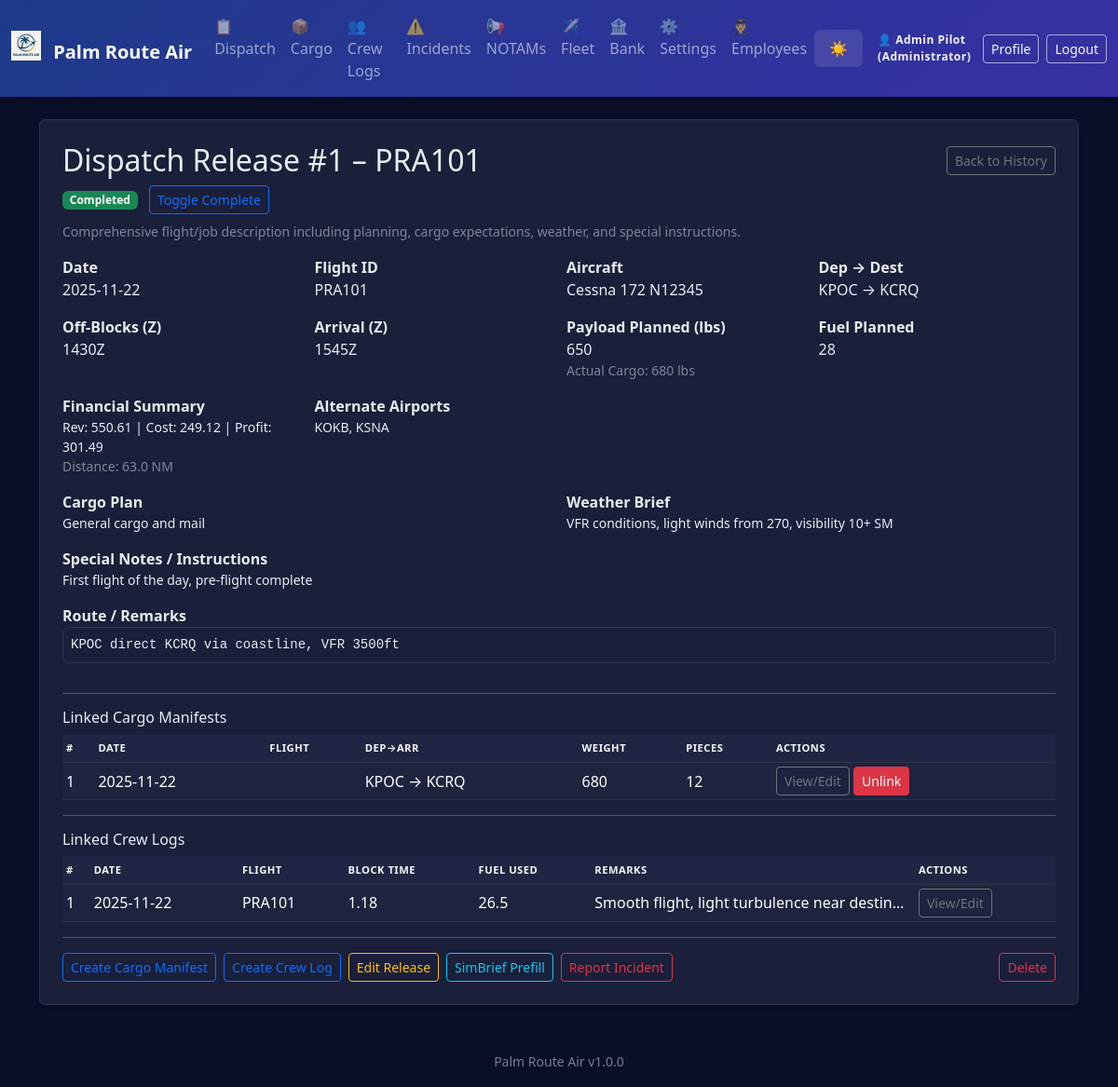
/dispatch/1 (signed in), run on the app's committed database.
### app.py (models this page shows, shortened)
class AppSettings(db.Model):
    id = db.Column(db.Integer, primary_key=True)
    company_name = db.Column(db.String(100), default='Palm Route Air')
    logo_filename = db.Column(db.String(120))  # stored in static/logos/
    difficulty = db.Column(db.String(20), default='Normal')  # Easy, Normal, Hard, Realistic
    realism_fuel_variance = db.Column(db.Float, default=0.05)  # ±5% revenue jitter
    realism_destination_penalty = db.Column(db.Float, default=0.25)  # 25% penalty for missed destination
    currency_symbol = db.Column(db.String(5), default='$')
    distance_unit = db.Column(db.String(10), default='NM')  # NM or KM
    weight_unit = db.Column(db.String(10), default='lbs')  # lbs or kg
    show_workflow_help = db.Column(db.Integer, default=1)  # 1 = show, 0 = hide

class Employee(db.Model):
    id = db.Column(db.Integer, primary_key=True)
    name = db.Column(db.String(100), nullable=False)
    email = db.Column(db.String(120), unique=True)
    role = db.Column(db.String(50), default='Pilot')
    hire_date = db.Column(db.Date, default=datetime.date.today)
    active = db.Column(db.Integer, default=1)
    password_hash = db.Column(db.String(255))

class DispatchRelease(db.Model):
    id = db.Column(db.Integer, primary_key=True)
    date = db.Column(db.String(20))
    flight_id = db.Column(db.String(20))
    aircraft = db.Column(db.String(50))
    fleet_entry_id = db.Column(db.Integer, db.ForeignKey('fleet_entry.id'))
    departure = db.Column(db.String(10))
    destination = db.Column(db.String(10))
    offblocks = db.Column(db.String(10))
    arrival = db.Column(db.String(10))
    route = db.Column(db.Text)
    payload_planned = db.Column(db.String(20))  # Planned payload weight (lbs)
    fuel_planned = db.Column(db.String(20))     # Planned fuel (gal or lbs)
    cargo_plan = db.Column(db.Text)             # Summary of intended cargo items
    alt_airports = db.Column(db.Text)           # Alternate airports list
    weather_brief = db.Column(db.Text)          # Weather summary / risks
    special_notes = db.Column(db.Text)          # Special instructions / hazards
    actual_cargo_weight = db.Column(db.String(20))  # Aggregated from linked manifests
    flight_plan_raw = db.Column(db.Text)        # Raw uploaded flight plan content (SimBrief, etc.)
    flight_plan_source = db.Column(db.String(30))  # Source identifier e.g. 'simbrief'
    briefing_pdf_filename = db.Column(db.String(120))  # Stored PDF briefing filename (in ./briefings)
    completed = db.Column(db.Integer, default=0)  # 0 = planned/in-progress, 1 = completed
    cargo_manifests = db.relationship('CargoManifest', backref='dispatch_release', lazy='dynamic')
    fleet_entry = db.relationship('FleetEntry', lazy='joined')

class CargoManifest(db.Model):
    id = db.Column(db.Integer, primary_key=True)
    date = db.Column(db.String(20))
    departure = db.Column(db.String(10))
    arrival = db.Column(db.String(10))
    total_weight = db.Column(db.String(20))
    pieces = db.Column(db.String(10))
    notes = db.Column(db.Text)
    dispatch_release_id = db.Column(db.Integer, db.ForeignKey('dispatch_release.id'))
    signoffs = db.relationship('CargoManifestSignOff', backref='manifest', lazy='dynamic')

class CrewLog(db.Model):
    id = db.Column(db.Integer, primary_key=True)
    date = db.Column(db.String(20))
    flight_id = db.Column(db.String(20))
    origin = db.Column(db.String(10))
    destination = db.Column(db.String(10))
    aircraft = db.Column(db.String(50))
    block_off = db.Column(db.String(10))
    block_on = db.Column(db.String(10))
    block_time = db.Column(db.String(10))
    cargo_weight = db.Column(db.String(20))
    fuel_used = db.Column(db.String(20))  # actual fuel used (numeric)
    remarks = db.Column(db.Text)
    dispatch_release_id = db.Column(db.Integer, db.ForeignKey('dispatch_release.id'))
    cargo_manifest_id = db.Column(db.Integer, db.ForeignKey('cargo_manifest.id'))
    dispatch_release = db.relationship('DispatchRelease', lazy='joined')
    cargo_manifest = db.relationship('CargoManifest', lazy='joined')
    signoffs = db.relationship('CrewLogSignOff', backref='crew_log', lazy='dynamic')

### app.py (the view)
@app.route('/dispatch/<int:id>')
@login_required
def dispatch_detail(id):
    d = DispatchRelease.query.get_or_404(id)
    linked_manifests = d.cargo_manifests.order_by(CargoManifest.id.desc()).all()
    crew_logs = CrewLog.query.filter_by(dispatch_release_id=d.id).order_by(CrewLog.id.desc()).all()
    pln_data = None
    if d.flight_plan_raw and (d.flight_plan_source == 'msfs-pln' or '<SimBase.Document' in d.flight_plan_raw):
        pln_data = parse_pln(d.flight_plan_raw)
    revenue, costs, profit, distance_nm = compute_dispatch_financials(d)
    return render_template('dispatch_detail.html', d=d, linked_manifests=linked_manifests, crew_logs=crew_logs, pln=pln_data, fin_summary={'revenue':revenue,'costs':costs,'profit':profit,'distance_nm':distance_nm})

### templates/dispatch_detail.html (shortened to what this page needs)
{% extends 'base.html' %}
{% block content %}
<div class="p-4 bg-white rounded shadow-sm">
  <div class="d-flex justify-content-between align-items-center mb-2">
    <h2 class="mb-0">Dispatch Release #{{ d.id }} – {{ d.flight_id }}</h2>
    <a href="{{ url_for('dispatch_history') }}" class="btn btn-outline-secondary btn-sm">Back to History</a>
  </div>
  <div class="mb-2">
    {% if d.completed == 1 %}
      <span class="badge bg-success">Completed</span>
    {% else %}
      <span class="badge bg-warning text-dark">In-Progress</span>
    {% endif %}
    <form method="post" action="{{ url_for('dispatch_toggle_complete', id=d.id) }}" class="d-inline">
      <button class="btn btn-sm btn-outline-primary ms-2">Toggle Complete</button>
    </form>
  </div>
  <p class="text-muted small mb-3">Comprehensive flight/job description including planning, cargo expectations, weather, and special instructions.</p>
  <div class="row g-3">
    <div class="col-md-3">
      <div class="fw-semibold">Date</div>
      <div>{{ d.date }}</div>
    </div>
    <div class="col-md-3">
      <div class="fw-semibold">Flight ID</div>
      <div>{{ d.flight_id }}</div>
    </div>
    <div class="col-md-3">
      <div class="fw-semibold">Aircraft</div>
      <div>{{ d.aircraft }}</div>
    </div>
    <div class="col-md-3">
      <div class="fw-semibold">Dep → Dest</div>
      <div>{{ d.departure }} → {{ d.destination }}</div>
    </div>
    <div class="col-md-3">
      <div class="fw-semibold">Off-Blocks (Z)</div>
      <div>{{ d.offblocks }}</div>
    </div>
    <div class="col-md-3">
      <div class="fw-semibold">Arrival (Z)</div>
      <div>{{ d.arrival }}</div>
    </div>
    <div class="col-md-3">
      <div class="fw-semibold">Payload Planned (lbs)</div>
      <div>{{ d.payload_planned or '—' }}</div>
      {% if d.actual_cargo_weight %}<div class="small text-muted">Actual Cargo: {{ d.actual_cargo_weight }} lbs</div>{% endif %}
    </div>
    <div class="col-md-3">
      <div class="fw-semibold">Fuel Planned</div>
      <div>{{ d.fuel_planned or '—' }}</div>
    </div>
    <div class="col-md-3">
      <div class="fw-semibold">Financial Summary</div>
      <div class="small">Rev: {{ '%.2f'|format(fin_summary.revenue) }} | Cost: {{ '%.2f'|format(fin_summary.costs) }} | Profit: {{ '%.2f'|format(fin_summary.profit) }}</div>
      <div class="small text-muted">Distance: {{ fin_summary.distance_nm }} NM</div>
    </div>
    <div class="col-md-6">
      <div class="fw-semibold">Alternate Airports</div>
      <div class="small">{{ d.alt_airports or '—' }}</div>
    </div>
    <div class="col-md-6">
      <div class="fw-semibold">Cargo Plan</div>
      <div class="small">{{ d.cargo_plan or '—' }}</div>
    </div>
    <div class="col-md-6">
      <div class="fw-semibold">Weather Brief</div>
      <div class="small">{{ d.weather_brief or '—' }}</div>
    </div>
    <div class="col-md-6">
      <div class="fw-semibold">Special Notes / Instructions</div>
      <div class="small">{{ d.special_notes or '—' }}</div>
    </div>
    <div class="col-12">
      <div class="fw-semibold">Route / Remarks</div>
      <pre class="small bg-light p-2 border rounded" style="white-space:pre-wrap">{{ d.route }}</pre>
    </div>
  </div>
  <hr>
  <h3 class="h6">Linked Cargo Manifests</h3>
  {% if linked_manifests %}
    <div class="table-responsive">
      <table class="table table-sm table-striped align-middle mb-0">
        <thead class="pra-thead"><tr><th>#</th><th>Date</th><th>Flight</th><th>Dep→Arr</th><th>Weight</th><th>Pieces</th><th>Actions</th></tr></thead>
        <tbody>
        {% for m in linked_manifests %}
          <tr>
            <td>{{ m.id }}</td>
            <td>{{ m.date }}</td>
            <td>{{ m.flight_id }}</td>
            <td>{{ m.departure }} → {{ m.arrival }}</td>
            <td>{{ m.total_weight }}</td>
            <td>{{ m.pieces }}</td>
            <td class="text-nowrap">
              <a class="btn btn-outline-secondary btn-sm" href="{{ url_for('cargo_detail', id=m.id) }}">View/Edit</a>
              <form method="post" action="{{ url_for('dispatch_unlink_manifest', dispatch_id=d.id, manifest_id=m.id) }}" class="d-inline" onsubmit="return confirm('Unlink this cargo manifest?');">
                <button class="btn btn-danger btn-sm">Unlink</button>
              </form>
            </td>
          </tr>
        {% endfor %}
        </tbody>
      </table>
    </div>
  {% else %}
    <p class="text-muted small mb-0">No cargo manifests linked.</p>
  {% endif %}
  <hr>
  <h3 class="h6">Linked Crew Logs</h3>
  {% if crew_logs %}
    <div class="table-responsive">
      <table class="table table-sm table-striped align-middle mb-0">
        <thead class="pra-thead"><tr><th>#</th><th>Date</th><th>Flight</th><th>Block Time</th><th>Fuel Used</th><th>Remarks</th><th>Actions</th></tr></thead>
        <tbody>
        {% for cl in crew_logs %}
          <tr>
            <td>{{ cl.id }}</td>
            <td>{{ cl.date }}</td>
            <td>{{ cl.flight_id }}</td>
            <td>{{ cl.block_time }}</td>
            <td>{{ cl.fuel_used or '—' }}</td>
            <td style="max-width:200px; white-space:nowrap; overflow:hidden; text-overflow:ellipsis;">{{ cl.remarks }}</td>
            <td class="text-nowrap">
              <a class="btn btn-outline-secondary btn-sm" href="{{ url_for('crew_detail', id=cl.id) }}">View/Edit</a>
            </td>
          </tr>
        {% endfor %}
        </tbody>
      </table>
    </div>
  {% else %}
    <p class="text-muted small mb-0">No crew logs linked.</p>
  {% endif %}
  <hr>
  <div class="d-flex gap-2 flex-wrap">
    <a class="btn btn-outline-primary btn-sm" href="{{ url_for('cargo', date=d.date, flight_id=d.flight_id, aircraft=d.aircraft, departure=d.departure, arrival=d.destination, dispatch_release_id=d.id) }}">Create Cargo Manifest</a>
    <a class="btn btn-outline-primary btn-sm" href="{{ url_for('crew', date=d.date, flight_id=d.flight_id, origin=d.departure, destination=d.destination, aircraft=d.aircraft, dispatch_release_id=d.id) }}">Create Crew Log</a>
    <a class="btn btn-outline-warning btn-sm" href="{{ url_for('dispatch_edit', id=d.id) }}">Edit Release</a>
    <a class="btn btn-outline-info btn-sm" href="{{ url_for('dispatch_simbrief', id=d.id) }}" target="_blank" rel="noopener">SimBrief Prefill</a>
    <a class="btn btn-outline-danger btn-sm" href="{{ url_for('incident', dispatch_release_id=d.id) }}">Report Incident</a>
    <form action="{{ url_for('delete_dispatch', id=d.id) }}" method="post" class="d-inline ms-auto" onsubmit="return confirm('Delete this dispatch release?');">
      <button class="btn btn-outline-danger btn-sm">Delete</button>
    </form>
  </div>
</div>
{% endblock %}

### templates/base.html (shortened to what this page needs)
<!doctype html>
<html lang="en" data-bs-theme="dark">
  <head>
    <link href="https://cdn.jsdelivr.net/npm/bootstrap@5.3.3/dist/css/bootstrap.min.css" rel="stylesheet">
  </head>
  <body>
    <nav class="navbar navbar-expand-lg navbar-dark mb-4">
      <div class="container-fluid">
        <a class="navbar-brand fw-bold" href="{{ url_for('index') }}">
          {% if app_settings and app_settings.logo_filename %}
            <img src="{{ url_for('static', filename='logos/' + app_settings.logo_filename) }}" height="32" class="me-2" style="vertical-align: -0.125em;" alt="Logo">
          {% endif %}
          {{ app_settings.company_name if app_settings else 'Palm Route Air' }}
        </a>
        <div class="collapse navbar-collapse" id="navbarNav">
          <ul class="navbar-nav me-auto">
            <li class="nav-item"><a class="nav-link" href="{{ url_for('dispatch_history') }}">📋 Dispatch</a></li>
            <li class="nav-item"><a class="nav-link" href="{{ url_for('cargo_history') }}">📦 Cargo</a></li>
            <li class="nav-item"><a class="nav-link" href="{{ url_for('crew_history') }}">👥 Crew Logs</a></li>
            <li class="nav-item"><a class="nav-link" href="{{ url_for('incident_history') }}">⚠️ Incidents</a></li>
            <li class="nav-item"><a class="nav-link" href="{{ url_for('notams_history') }}">📢 NOTAMs</a></li>
            <li class="nav-item"><a class="nav-link" href="{{ url_for('fleet_history') }}">✈️ Fleet</a></li>
            <li class="nav-item"><a class="nav-link" href="{{ url_for('economy_ledger') }}">🏦 Bank</a></li>
            <li class="nav-item"><a class="nav-link" href="{{ url_for('settings') }}">⚙️ Settings</a></li>
            {% if current_employee and current_employee.role in ['Manager','Administrator'] %}
            <li class="nav-item"><a class="nav-link" href="{{ url_for('employees') }}">🧑‍✈️ Employees</a></li>
            {% endif %}
          </ul>
          <button class="theme-toggle text-white" onclick="toggleTheme()" title="Toggle theme">
            <span id="theme-icon">🌙</span>
          </button>
          <div class="ms-3 d-flex align-items-center auth-actions">
            {% if current_employee %}
              <span class="auth-user-text me-2">👤 {{ current_employee.name }} ({{ current_employee.role }})</span>
              <a href="{{ url_for('profile') }}" class="btn btn-outline-light btn-sm me-2" title="View Profile">Profile</a>
              <a href="{{ url_for('logout') }}" class="btn btn-outline-light btn-sm" title="Logout">Logout</a>
            {% else %}
              <a href="{{ url_for('login') }}" class="btn btn-outline-light btn-sm" title="Employee Login">Login</a>
            {% endif %}
          </div>
        </div>
      </div>
    </nav>
    <main class="container mb-5">
      {% block content %}{% endblock %}
    </main>
    <footer class="container text-center pb-3">
      <small class="text-muted">{{ app_settings.company_name if app_settings else 'Palm Route Air' }} {{ app_version }}</small>
    </footer>
  </body>
</html>

### data on the page
AppSettings: logo_filename (picture), company_name "Palm Route Air"
Employee: name "Admin Pilot", role "Administrator"
DispatchRelease: id "1", flight_id "PRA101", date "2025-11-22", aircraft "Cessna 172 N12345", departure "KPOC", destination "KCRQ", offblocks "1430Z", arrival "1545Z", payload_planned "650", actual_cargo_weight "680", fuel_planned "28", alt_airports "KOKB, KSNA", cargo_plan "General cargo and mail", weather_brief "VFR conditions, light winds from 270, visibility 10+ SM", special_notes "First flight of the day, pre-flight complete", route "KPOC direct KCRQ via coastline, VFR 3500ft"
CargoManifest: id "1", date "2025-11-22", departure "KPOC", arrival "KCRQ", total_weight "680", pieces "12"
CrewLog: id "1", date "2025-11-22", flight_id "PRA101", block_time "1.18", fuel_used "26.5", remarks "Smooth flight, light turbulence near destin…"

### other printed values
{{ '%.2f'|format(fin_summary.revenue) }} "550.61"
{{ '%.2f'|format(fin_summary.costs) }} "249.12"
{{ '%.2f'|format(fin_summary.profit) }} "301.49"
{{ fin_summary.distance_nm }} "63.0"
{{ app_version }} "v1.0.0"
